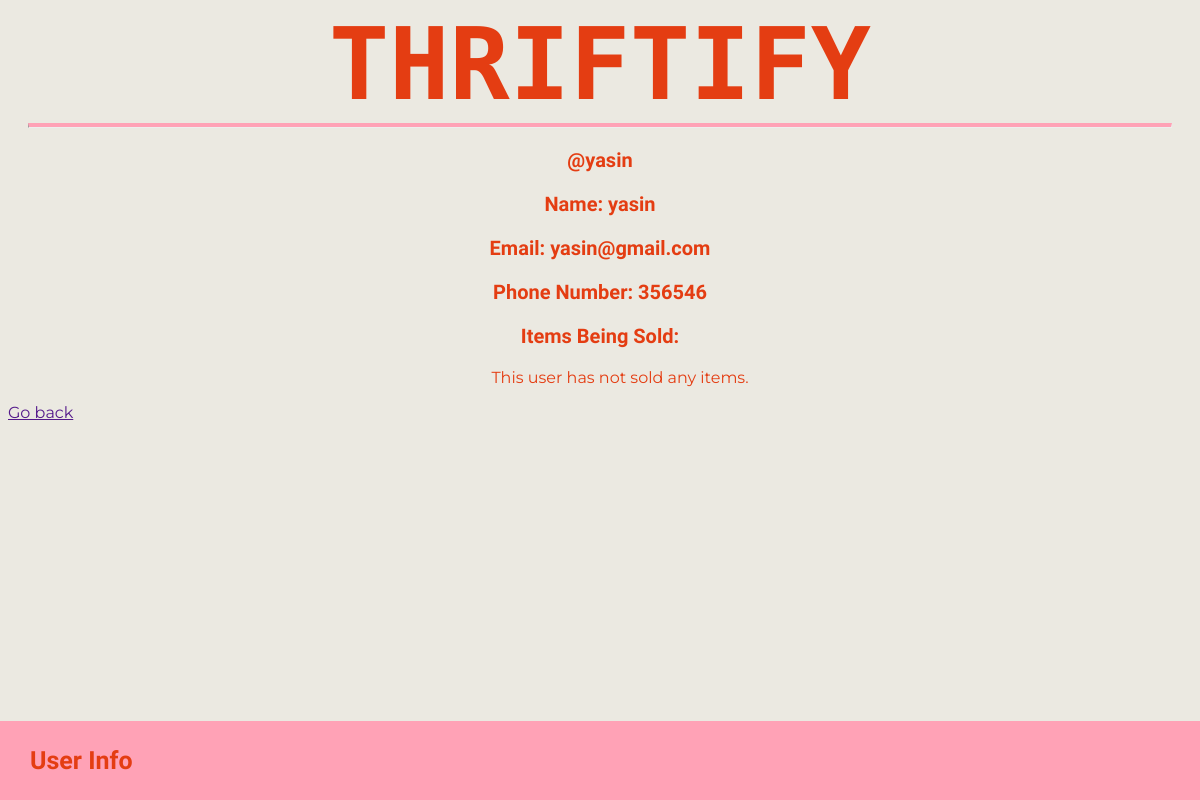
The app's page /user_info/yasin/, older data.
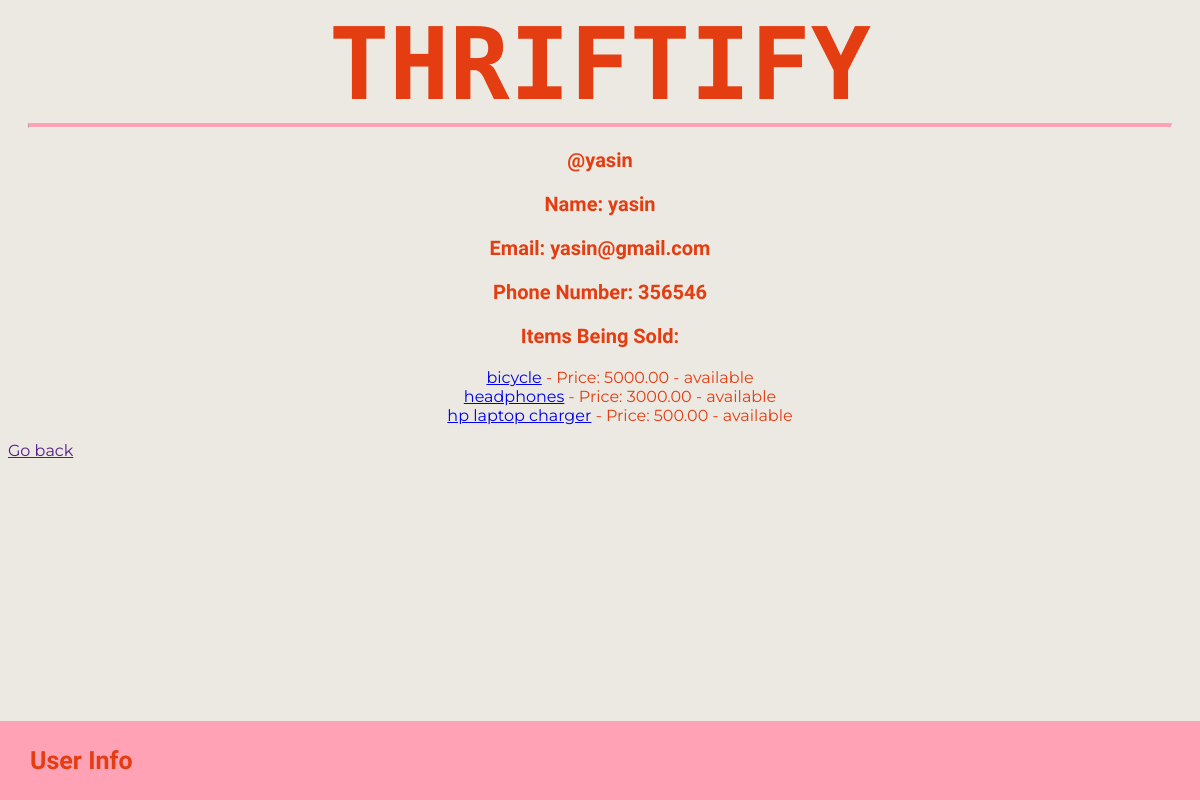
The same page, newer data.
### Main/models.py (models this page shows, shortened)
class Item(models.Model):
    STATUS_CHOICES = (
        ("available", "Available"),
        ("sold", "Sold"),
    )
    seller = models.ForeignKey(User, on_delete=models.CASCADE)
    name = models.CharField(max_length=100)
    description = models.TextField()
    price = models.DecimalField(max_digits=10, decimal_places=2)
    picture = models.ImageField(upload_to="item_pictures/")
    status = models.CharField(
        max_length=20, choices=STATUS_CHOICES, default="available"
    )
    bought_by = models.CharField(max_length=150, blank=True, null=True)

### Main/views.py (the view)
# urls.py: path("user_info/<str:username>/", views.user_info, name="user_info"),
def user_info(request, username):
    user_profile = get_object_or_404(UserProfile, user__username=username)
    user_items = Item.objects.filter(seller=user_profile.user)
    return render(
        request,
        "user_info.html",
        {"user_profile": user_profile, "user_items": user_items},
    )

### Main/templates/user_info.html (shortened to what this page needs)
{% extends "master.html" %}
{% block content %}
    <h2><p>@{{ user_profile.user.username }}</p></h2>
    <p>Name: {{ user_profile.name }}</p>
    <p>Email: {{ user_profile.email }}</p>
    <p>Phone Number: {{ user_profile.phone_number }}</p>
    <h3><p>Items Being Sold:</p></h3>
    <center><ul type="none">
    {% for item in user_items %}
        <li><a href="{% url 'product_detail' item.id %}">{{ item.name }}</a> - Price: {{ item.price }} - {{ item.status }}</li>
    {% empty %}
        <li>This user has not sold any items.</li>
    {% endfor %}
    </ul></center>
    <a href="{{request.META.HTTP_REFERER}}">Go back</a>
    <div class="footer">
        <p>User Info</p>
    </div>
{% endblock %}

Row changes from the older to the newer data that the page shows:
added Item: name "bicycle", price "5000.00", status "available"
added Item: name "headphones", price "3000.00", status "available"
added Item: name "hp laptop charger", price "500.00", status "available"
Text that changed along with them:
text no longer shown: "This user has not sold any items."
